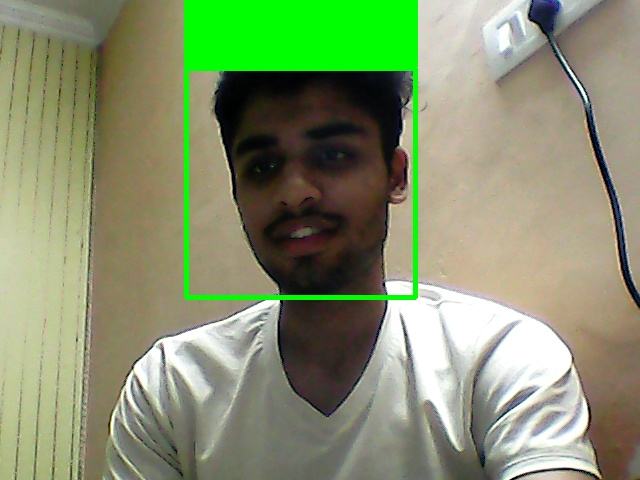
#> input picture logs/Images/2018-10-12 19_03_25.654187.jpg, 640 x 480 px, given as the content of the folder dataset, which was not available
$ python main.py
#> lines starting #> are read from the running program, lines starting #| are printed output that depends on the picture; pictures that were not available may be replaced by others from this repository, and a replacement may not be noted
### train.py
import fnmatch
import os

import cv2
import numpy as np

import config

from PIL import Image

def train_classifier():

    print("Reading training images...")

    # Create Local Binary Patterns Histograms for face recognization
    recognizer = cv2.face.LBPHFaceRecognizer_create()

    # Using prebuilt frontal face training model, for face detection
    detector = cv2.CascadeClassifier("haarcascade_frontalface_default.xml")

    # Get the faces and IDs
    faces,ids = getImagesAndLabels('dataset', detector)

    # Train the model using the faces and IDs
    recognizer.train(faces, np.array(ids))

    # Save the model into trainer.yml
    recognizer.write('trainer/trainer.yml')
    print("Training Done")


# Create method to get the images and label data
def getImagesAndLabels(path, detector):

    # Get all file path
#> called with path = 'dataset'
    imagePaths = [os.path.join(path,f) for f in os.listdir(path)]

    # Initialize empty face sample
    faceSamples=[]

    # Initialize empty id
    ids = []

    # Loop all the file path
    for imagePath in imagePaths:

        # Get the image and convert it to grayscale
        PIL_img = Image.open(imagePath).convert('L')
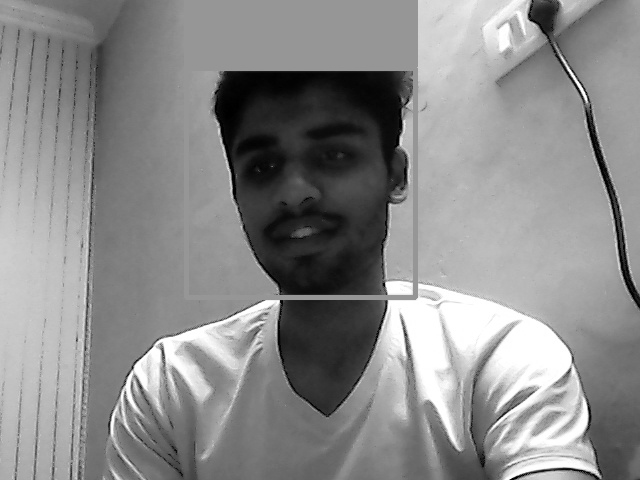
#> PIL_img: PIL image 640x480 L; min 0, max 255, mean 138.5

        # PIL image to numpy array
        img_numpy = np.array(PIL_img,'uint8')

        # Get the image id
        id = int(os.path.split(imagePath)[-1].split(".")[1])

        # Get the face from the training images
        faces = detector.detectMultiScale(img_numpy)
#> faces = [[208, 91, 186, 186]]

        # Loop for each face, append to their respective ID
        for (x,y,w,h) in faces:

            # Add the image to face samples
            faceSamples.append(img_numpy[y:y+h,x:x+w])

            # Add the ID to IDs
            ids.append(id)
#> this loop made 1 pass
#> after the loop, faceSamples = 1 item; ids = [654187]

    # Pass the face array and IDs array
    return faceSamples,ids

### classify.py
import train
import cv2
import config
import numpy as np
import os

import datetime
import time

def load_data():

    train.train_classifier()
#> in train_classifier, `faces,ids = getImagesAndLabels('dataset', detector)`: faces = 1 item; ids = [654187]

    #Load training data into model
    print('Loading training data...')

    # Create Local Binary Patterns Histograms for face recognization
    model = cv2.face.LBPHFaceRecognizer_create()

    # Load the trained mode
    model.read('trainer/trainer.yml')

    return model


# [65 lines left out: function classify, not called in this run]

### face_datasets.py
# Import OpenCV2 for image processing
import cv2
import os

def detection():

    # For each person, one face id
    face_id = 0

    #Reading Current counter value from file
#> (the run stopped early here; a loop or call above may not have finished)

$ run again, on logs/Images/2018-10-12 19_04_40.986755.jpg
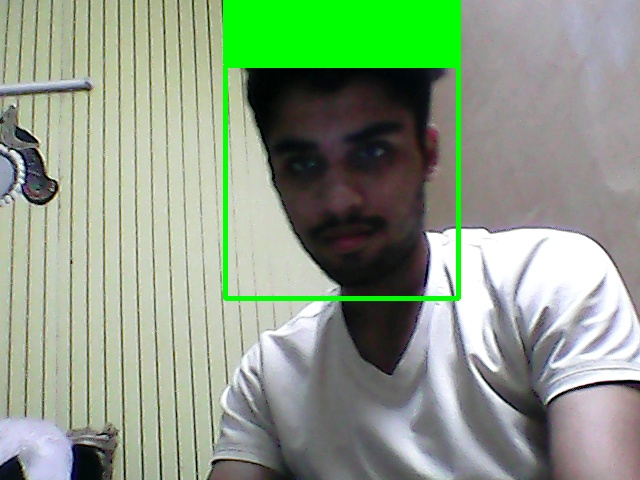
#> input picture logs/Images/2018-10-12 19_04_40.986755.jpg, 640 x 480 px, given as the content of the folder dataset, which was not available
#> in getImagesAndLabels, `PIL_img = Image.open(imagePath).convert('L')`:
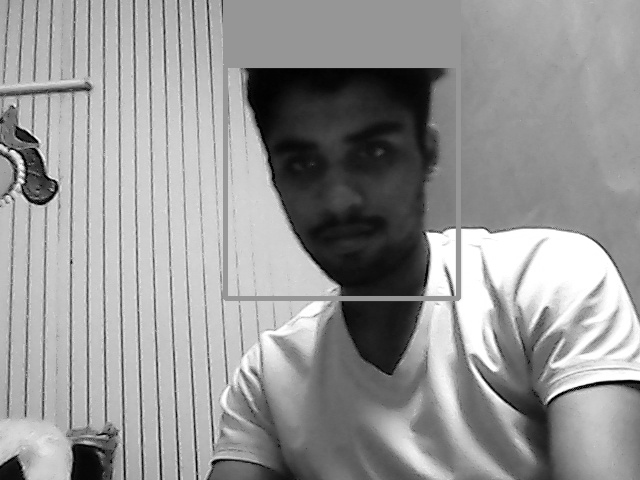
#> PIL_img: PIL image 640x480 L; min 0, max 255, mean 150.2
#> in getImagesAndLabels, `faces = detector.detectMultiScale(img_numpy)`: faces = [[250, 89, 183, 183]]
#> the loop in getImagesAndLabels, `for (x,y,w,h) in faces:` made 1 pass
#> after the loop in getImagesAndLabels, `for (x,y,w,h) in faces:`: faceSamples = 1 item; ids = [986755]
#> in train_classifier, `faces,ids = getImagesAndLabels('dataset', detector)`: faces = 1 item; ids = [986755]

$ run again, on logs/Images/2018-10-12 19_09_19.358996.jpg
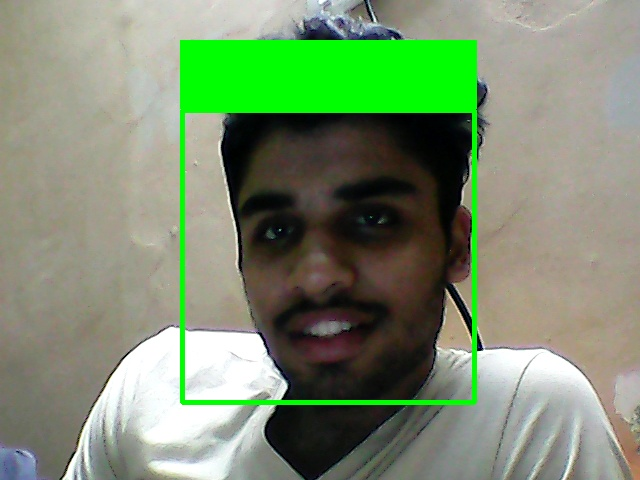
#> input picture logs/Images/2018-10-12 19_09_19.358996.jpg, 640 x 480 px, given as the content of the folder dataset, which was not available
#> in getImagesAndLabels, `PIL_img = Image.open(imagePath).convert('L')`:
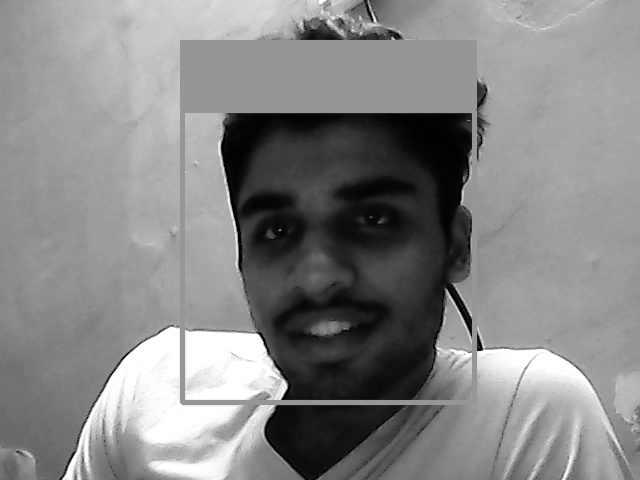
#> PIL_img: PIL image 640x480 L; min 0, max 255, mean 134.2
#> in getImagesAndLabels, `faces = detector.detectMultiScale(img_numpy)`: faces = [[203, 131, 249, 249]]
#> the loop in getImagesAndLabels, `for (x,y,w,h) in faces:` made 1 pass
#> after the loop in getImagesAndLabels, `for (x,y,w,h) in faces:`: faceSamples = 1 item; ids = [358996]
#> in train_classifier, `faces,ids = getImagesAndLabels('dataset', detector)`: faces = 1 item; ids = [358996]
